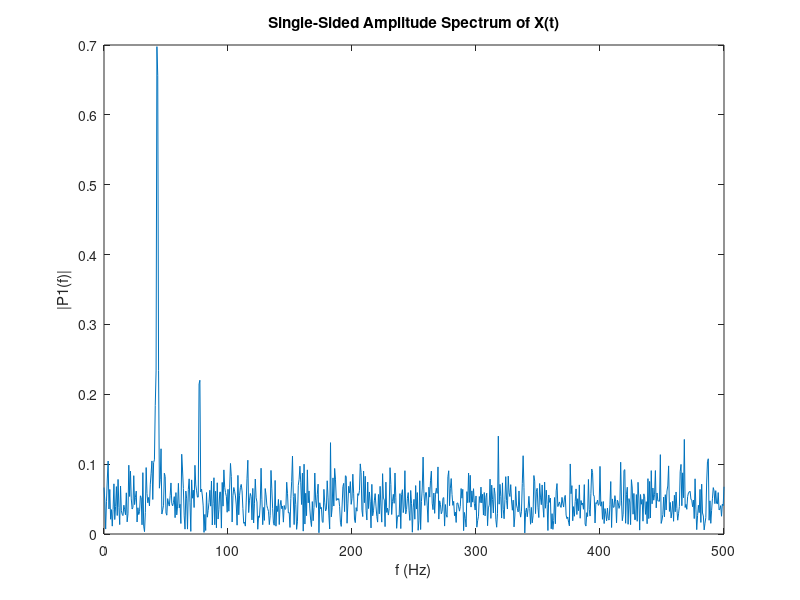

Write MATLAB code to recreate this figure.
Fs = 1000;            % Sampling frequency                    
T = 1/Fs;             % Sampling period       
L = 1500;             % Length of signal
t = (0:L-1)*T;        % Time vector

% TODO: Form a signal containing a 77 Hz sinusoid of amplitude 0.7 and a 43Hz sinusoid of amplitude 2.
S = 0.7 * sin(2 * pi * 77 * t) + 2 * sin(2 * pi * 43 * t);  

% Corrupt the signal with noise 
X = S + 2*randn(size(t));

% Plot the noisy signal in the time domain. It is difficult to identify the frequency components by looking at the signal X(t). 
plot(1000*t(1:50) ,X(1:50))
title('Signal Corrupted with Zero-Mean Random Noise')
xlabel('t (milliseconds)')
ylabel('X(t)')

% TODO : Compute the Fourier transform of the signal. 
Y = fft(X);
% % TODO : Compute the two-sided spectrum P2. Then compute the single-sided spectrum P1 based on P2 and the even-valued signal length L.
P2 = abs(Y/L); 
P1 = P2(1:L/2 + 1); 
 
% % % % Plotting
f = Fs*(0:(L/2))/L;
plot(f,P1) 
title('Single-Sided Amplitude Spectrum of X(t)')
xlabel('f (Hz)')
ylabel('|P1(f)|')

